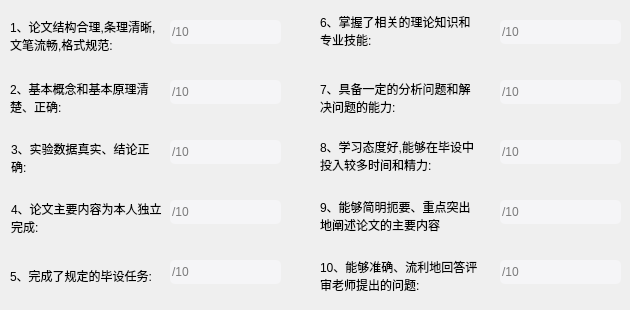
      <widget class="QWidget" name="tab_3">
       <property name="styleSheet">
        <string notr="true"> QLineEdit{
                background: #F5F5F7;
                    border-radius: 5px;
                }
                QLineEdit:hover{
                    background: #F5F5F7;
                    border: 2px solid #80BEFC;
                    border-radius: 5px
                }

                QLineEdit:focus{
                    background: #FFFFFF;
                    border: 2px solid #80BEFC;
                    border-radius: 5px;
                }</string>
       </property>
       <attribute name="title">
        <string>答辩评审</string>
       </attribute>
       <widget class="QLabel" name="label_14">
        <property name="geometry">
         <rect>
          <x>320</x>
          <y>80</y>
          <width>160</width>
          <height>35</height>
         </rect>
        </property>
        <property name="text">
         <string>7、具备一定的分析问题和解决问题的能力:</string>
        </property>
        <property name="wordWrap">
         <bool>true</bool>
        </property>
        <property name="buddy">
         <cstring>com_1_2</cstring>
        </property>
       </widget>
       <widget class="QLabel" name="label_19">
        <property name="geometry">
         <rect>
          <x>11</x>
          <y>140</y>
          <width>151</width>
          <height>35</height>
         </rect>
        </property>
        <property name="text">
         <string>3、实验数据真实、结论正确:</string>
        </property>
        <property name="wordWrap">
         <bool>true</bool>
        </property>
        <property name="buddy">
         <cstring>com_1_3</cstring>
        </property>
       </widget>
       <widget class="QLineEdit" name="com_3_6">
        <property name="geometry">
         <rect>
          <x>500</x>
          <y>20</y>
          <width>121</width>
          <height>24</height>
         </rect>
        </property>
        <property name="placeholderText">
         <string>/10</string>
        </property>
       </widget>
       <widget class="QLineEdit" name="com_3_4">
        <property name="geometry">
         <rect>
          <x>170</x>
          <y>200</y>
          <width>111</width>
          <height>24</height>
         </rect>
        </property>
        <property name="placeholderText">
         <string>/10</string>
        </property>
       </widget>
       <widget class="QLabel" name="label_20">
        <property name="geometry">
         <rect>
          <x>10</x>
          <y>250</y>
          <width>160</width>
          <height>51</height>
         </rect>
        </property>
        <property name="text">
         <string>5、完成了规定的毕设任务:</string>
        </property>
        <property name="wordWrap">
         <bool>true</bool>
        </property>
        <property name="buddy">
         <cstring>com_1_5</cstring>
        </property>
       </widget>
       <widget class="QLineEdit" name="com_3_3">
        <property name="geometry">
         <rect>
          <x>170</x>
          <y>140</y>
          <width>111</width>
          <height>24</height>
         </rect>
        </property>
        <property name="placeholderText">
         <string>/10</string>
        </property>
       </widget>
       <widget class="QLabel" name="label_21">
        <property name="geometry">
         <rect>
          <x>320</x>
          <y>130</y>
          <width>160</width>
          <height>51</height>
         </rect>
        </property>
        <property name="text">
         <string>8、学习态度好,能够在毕设中投入较多时间和精力:</string>
        </property>
        <property name="wordWrap">
         <bool>true</bool>
        </property>
        <property name="buddy">
         <cstring>com_1_3</cstring>
        </property>
       </widget>
       <widget class="QLineEdit" name="com_3_1">
        <property name="geometry">
         <rect>
          <x>170</x>
          <y>20</y>
          <width>111</width>
          <height>24</height>
         </rect>
        </property>
        <property name="placeholderText">
         <string>/10</string>
        </property>
       </widget>
       <widget class="QLabel" name="label_22">
        <property name="geometry">
         <rect>
          <x>320</x>
          <y>0</y>
          <width>160</width>
          <height>61</height>
         </rect>
        </property>
        <property name="text">
         <string>6、掌握了相关的理论知识和专业技能:</string>
        </property>
        <property name="wordWrap">
         <bool>true</bool>
        </property>
        <property name="buddy">
         <cstring>com_1_1</cstring>
        </property>
       </widget>
       <widget class="QLabel" name="label_23">
        <property name="geometry">
         <rect>
          <x>10</x>
          <y>80</y>
          <width>151</width>
          <height>35</height>
         </rect>
        </property>
        <property name="text">
         <string>2、基本概念和基本原理清楚、正确:</string>
        </property>
        <property name="wordWrap">
         <bool>true</bool>
        </property>
        <property name="buddy">
         <cstring>com_1_2</cstring>
        </property>
       </widget>
       <widget class="QLineEdit" name="com_3_8">
        <property name="geometry">
         <rect>
          <x>500</x>
          <y>140</y>
          <width>121</width>
          <height>24</height>
         </rect>
        </property>
        <property name="placeholderText">
         <string>/10</string>
        </property>
       </widget>
       <widget class="QLabel" name="label_24">
        <property name="geometry">
         <rect>
          <x>10</x>
          <y>10</y>
          <width>151</width>
          <height>51</height>
         </rect>
        </property>
        <property name="text">
         <string>1、论文结构合理,条理清晰,文笔流畅,格式规范:</string>
        </property>
        <property name="wordWrap">
         <bool>true</bool>
        </property>
        <property name="buddy">
         <cstring>com_1_1</cstring>
        </property>
       </widget>
       <widget class="QLineEdit" name="com_3_5">
        <property name="geometry">
         <rect>
          <x>170</x>
          <y>260</y>
          <width>111</width>
          <height>24</height>
         </rect>
        </property>
        <property name="placeholderText">
         <string>/10</string>
        </property>
       </widget>
       <widget class="QLabel" name="label_25">
        <property name="geometry">
         <rect>
          <x>11</x>
          <y>200</y>
          <width>161</width>
          <height>35</height>
         </rect>
        </property>
        <property name="text">
         <string>4、论文主要内容为本人独立完成:</string>
        </property>
        <property name="wordWrap">
         <bool>true</bool>
        </property>
        <property name="buddy">
         <cstring>com_1_4</cstring>
        </property>
       </widget>
       <widget class="QLineEdit" name="com_3_2">
        <property name="geometry">
         <rect>
          <x>170</x>
          <y>80</y>
          <width>111</width>
          <height>24</height>
         </rect>
        </property>
        <property name="placeholderText">
         <string>/10</string>
        </property>
       </widget>
       <widget class="QLineEdit" name="com_3_7">
        <property name="geometry">
         <rect>
          <x>500</x>
          <y>80</y>
          <width>121</width>
          <height>24</height>
         </rect>
        </property>
        <property name="placeholderText">
         <string>/10</string>
        </property>
       </widget>
       <widget class="QLabel" name="label_26">
        <property name="geometry">
         <rect>
          <x>320</x>
          <y>190</y>
          <width>160</width>
          <height>51</height>
         </rect>
        </property>
        <property name="text">
         <string>9、能够简明扼要、重点突出地阐述论文的主要内容</string>
        </property>
        <property name="wordWrap">
         <bool>true</bool>
        </property>
        <property name="buddy">
         <cstring>com_1_3</cstring>
        </property>
       </widget>
       <widget class="QLineEdit" name="com_3_9">
        <property name="geometry">
         <rect>
          <x>500</x>
          <y>200</y>
          <width>121</width>
          <height>24</height>
         </rect>
        </property>
        <property name="placeholderText">
         <string>/10</string>
        </property>
       </widget>
       <widget class="QLabel" name="label_27">
        <property name="geometry">
         <rect>
          <x>320</x>
          <y>250</y>
          <width>160</width>
          <height>51</height>
         </rect>
        </property>
        <property name="text">
         <string>10、能够准确、流利地回答评审老师提出的问题:</string>
        </property>
        <property name="wordWrap">
         <bool>true</bool>
        </property>
        <property name="buddy">
         <cstring>com_1_3</cstring>
        </property>
       </widget>
       <widget class="QLineEdit" name="com_3_10">
        <property name="geometry">
         <rect>
          <x>500</x>
          <y>260</y>
          <width>121</width>
          <height>24</height>
         </rect>
        </property>
        <property name="placeholderText">
         <string>/10</string>
        </property>
       </widget>
      </widget>
